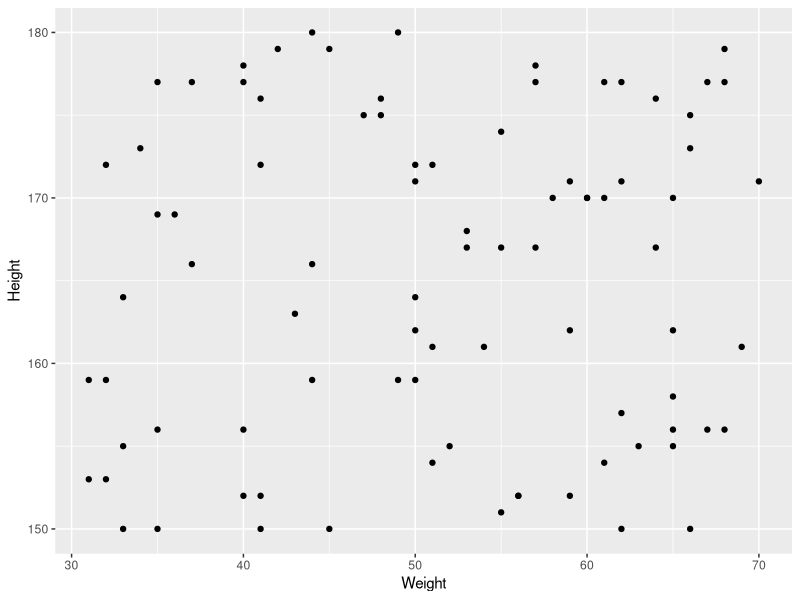

This chart was generated by the following R code: (Note: this script raises an error after producing the figure.)
## ---- chunk 1
knitr::opts_chunk$set(echo = TRUE)
## ---- chunk 2
# read in the example dataset

patients<-read.csv("PatientData.csv")


## ---- chunk 3
recs<-nrow(patients)

## ---- chunk 4

df_names<-names(patients)


## ---- chunk 5
library(dplyr)

summary_stats<-patients%>%
            summarise(m_age=round(mean(Age),1),m_ht= round(mean(Height),1),m_wt=round(mean(Weight),1))


## ---- chunk 6
library(flextable)
tble<-flextable(summary_stats,
                col_keys = c("m_age","m_ht","m_wt"))

tble
## ---- chunk 7
library(ggplot2)
my_scatter<-ggplot(patients, aes(x=Weight, y=Height))+
    geom_point()
    
my_scatter
## ---- chunk 8
age_g<-params$age

## ---- chunk 9
patients_filter<-patients%>%
                filter(Age==params$age)
  
patients_filter
## ---- chunk 10
library(knitr)
include_graphics("logo.png")
